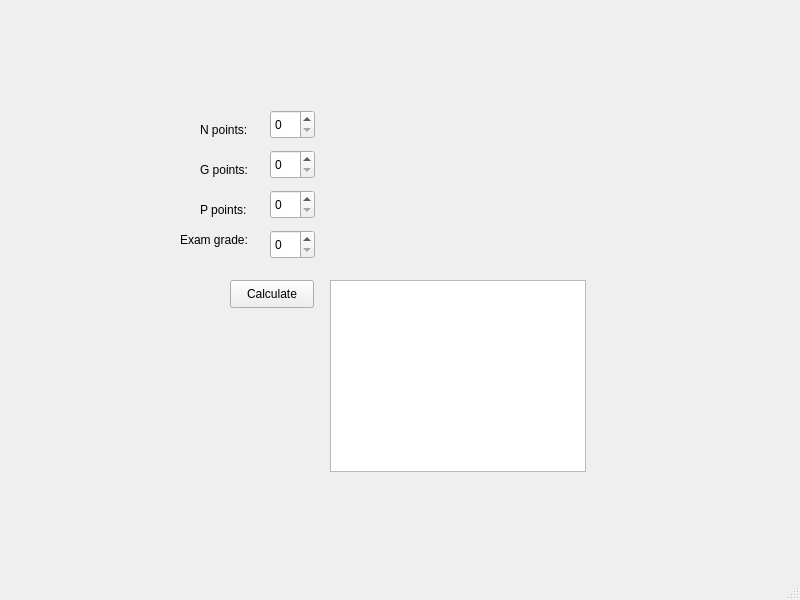
<?xml version="1.0" encoding="UTF-8"?>
<ui version="4.0">
 <class>MainWindow</class>
 <widget class="QMainWindow" name="MainWindow">
  <property name="geometry">
   <rect>
    <x>0</x>
    <y>0</y>
    <width>800</width>
    <height>600</height>
   </rect>
  </property>
  <property name="windowTitle">
   <string>MainWindow</string>
  </property>
  <widget class="QWidget" name="centralwidget">
   <widget class="QSpinBox" name="spinBoxN">
    <property name="geometry">
     <rect>
      <x>270</x>
      <y>110</y>
      <width>45</width>
      <height>29</height>
     </rect>
    </property>
   </widget>
   <widget class="QSpinBox" name="spinBoxG">
    <property name="geometry">
     <rect>
      <x>270</x>
      <y>150</y>
      <width>45</width>
      <height>29</height>
     </rect>
    </property>
   </widget>
   <widget class="QSpinBox" name="spinBoxP">
    <property name="geometry">
     <rect>
      <x>270</x>
      <y>190</y>
      <width>45</width>
      <height>29</height>
     </rect>
    </property>
   </widget>
   <widget class="QSpinBox" name="spinBoxE">
    <property name="geometry">
     <rect>
      <x>270</x>
      <y>230</y>
      <width>45</width>
      <height>29</height>
     </rect>
    </property>
   </widget>
   <widget class="QLabel" name="label">
    <property name="geometry">
     <rect>
      <x>200</x>
      <y>120</y>
      <width>63</width>
      <height>20</height>
     </rect>
    </property>
    <property name="text">
     <string>N points:</string>
    </property>
   </widget>
   <widget class="QLabel" name="label_2">
    <property name="geometry">
     <rect>
      <x>200</x>
      <y>160</y>
      <width>63</width>
      <height>20</height>
     </rect>
    </property>
    <property name="text">
     <string>G points:</string>
    </property>
   </widget>
   <widget class="QLabel" name="label_3">
    <property name="geometry">
     <rect>
      <x>200</x>
      <y>200</y>
      <width>63</width>
      <height>20</height>
     </rect>
    </property>
    <property name="text">
     <string>P points:</string>
    </property>
   </widget>
   <widget class="QLabel" name="label_4">
    <property name="geometry">
     <rect>
      <x>180</x>
      <y>230</y>
      <width>91</width>
      <height>20</height>
     </rect>
    </property>
    <property name="text">
     <string>Exam grade:</string>
    </property>
   </widget>
   <widget class="QPushButton" name="calculatePushButton">
    <property name="geometry">
     <rect>
      <x>230</x>
      <y>280</y>
      <width>84</width>
      <height>28</height>
     </rect>
    </property>
    <property name="text">
     <string>Calculate</string>
    </property>
   </widget>
   <widget class="QTextBrowser" name="textBrowser">
    <property name="geometry">
     <rect>
      <x>330</x>
      <y>280</y>
      <width>256</width>
      <height>192</height>
     </rect>
    </property>
   </widget>
  </widget>
  <widget class="QMenuBar" name="menubar">
   <property name="geometry">
    <rect>
     <x>0</x>
     <y>0</y>
     <width>800</width>
     <height>25</height>
    </rect>
   </property>
  </widget>
  <widget class="QStatusBar" name="statusbar"/>
 </widget>
 <resources/>
 <connections/>
</ui>
